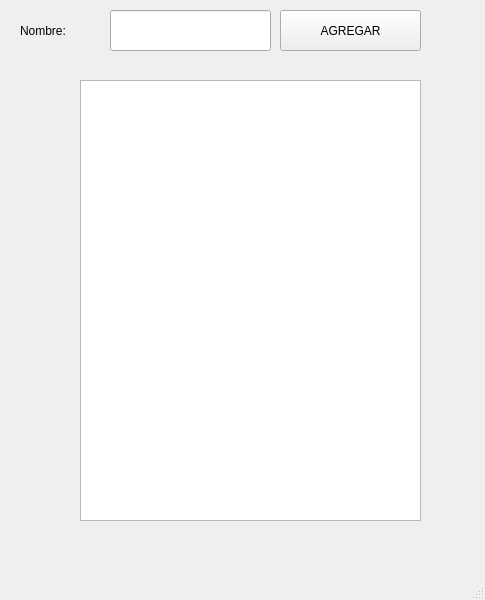
<?xml version="1.0" encoding="UTF-8"?>
<ui version="4.0">
 <class>MainWindow</class>
 <widget class="QMainWindow" name="MainWindow">
  <property name="geometry">
   <rect>
    <x>0</x>
    <y>0</y>
    <width>485</width>
    <height>600</height>
   </rect>
  </property>
  <property name="windowTitle">
   <string>MainWindow</string>
  </property>
  <widget class="QWidget" name="centralwidget">
   <widget class="QListWidget" name="listWidget">
    <property name="geometry">
     <rect>
      <x>80</x>
      <y>80</y>
      <width>341</width>
      <height>441</height>
     </rect>
    </property>
   </widget>
   <widget class="QLabel" name="label">
    <property name="geometry">
     <rect>
      <x>20</x>
      <y>20</y>
      <width>81</width>
      <height>21</height>
     </rect>
    </property>
    <property name="text">
     <string>Nombre:</string>
    </property>
   </widget>
   <widget class="QLineEdit" name="txt_nombre">
    <property name="geometry">
     <rect>
      <x>110</x>
      <y>10</y>
      <width>161</width>
      <height>41</height>
     </rect>
    </property>
   </widget>
   <widget class="QPushButton" name="btn_agregar">
    <property name="geometry">
     <rect>
      <x>280</x>
      <y>10</y>
      <width>141</width>
      <height>41</height>
     </rect>
    </property>
    <property name="text">
     <string>AGREGAR</string>
    </property>
   </widget>
  </widget>
  <widget class="QMenuBar" name="menubar">
   <property name="geometry">
    <rect>
     <x>0</x>
     <y>0</y>
     <width>485</width>
     <height>26</height>
    </rect>
   </property>
  </widget>
  <widget class="QStatusBar" name="statusbar"/>
 </widget>
 <resources/>
 <connections/>
</ui>
